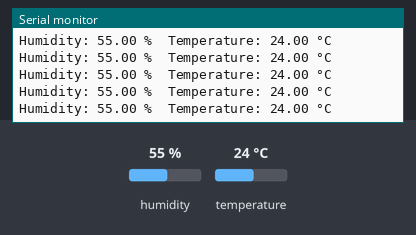
A sketch run on a simulated Arduino Uno, built with avr-gcc and run on an emulated ATmega328P. Parts: the last lines printed to the serial monitor. The inputs (shaded band) are chosen by the test bench; at power-on: humidity 55 %, temperature 24 °C.

Above: at 2.8 s.
2.9 s: humidity set to 22 %
At 4.4 s:
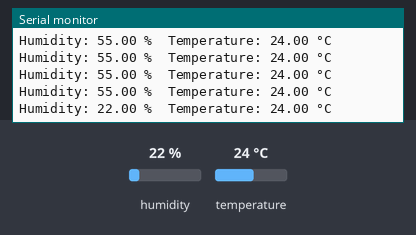
5.6 s: temperature set to 12 °C
At 6.0 s:
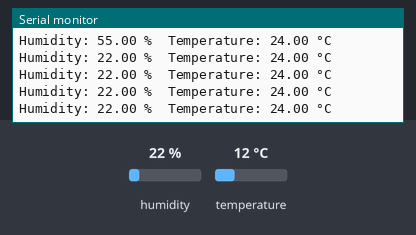
8.3 s: humidity set to 40 %
At 9.0 s:
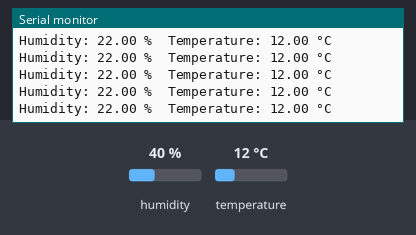
Timing chart, 0 to 11.3 s (numbered marks = the images above; inputs shaded):
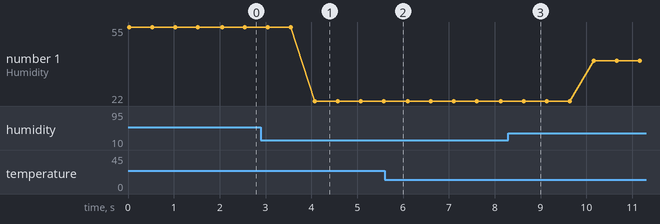

The sketch:

DHT11-DSPSb.ino
```cpp
#include "DHT.h"
#define DHTPIN 2 //const int DHTPIN = 2;
#define DHTTYPE DHT11

DHT dht(DHTPIN, DHTTYPE);

void setup() {
  // put your setup code here, to run once:
  Serial.begin(9600);
  Serial.println("DHT11 test!");
  dht.begin();
}

void loop() {
  // put your main code here, to run repeatedly:
  float humidity = dht.readHumidity();
  float temp = dht.readTemperature();

  if (isnan(humidity) || isnan(temp)){
    Serial.println("We are not getting a signal!");
    return;
  }

  Serial.print("Humidity: ");
  Serial.print(humidity);
  Serial.print(" %\t");
  Serial.print("Temperature: ");
  Serial.print(temp);
  Serial.println(" °C");
  delay(500);


}
```

Measured:
- after the input at 2.9 s, the serial monitor: prints a new line after 1.2 s (image 1)
- plotted number 1: 55 → 22 after the input at 2.9 s, 22 → 40 after the input at 8.3 s
